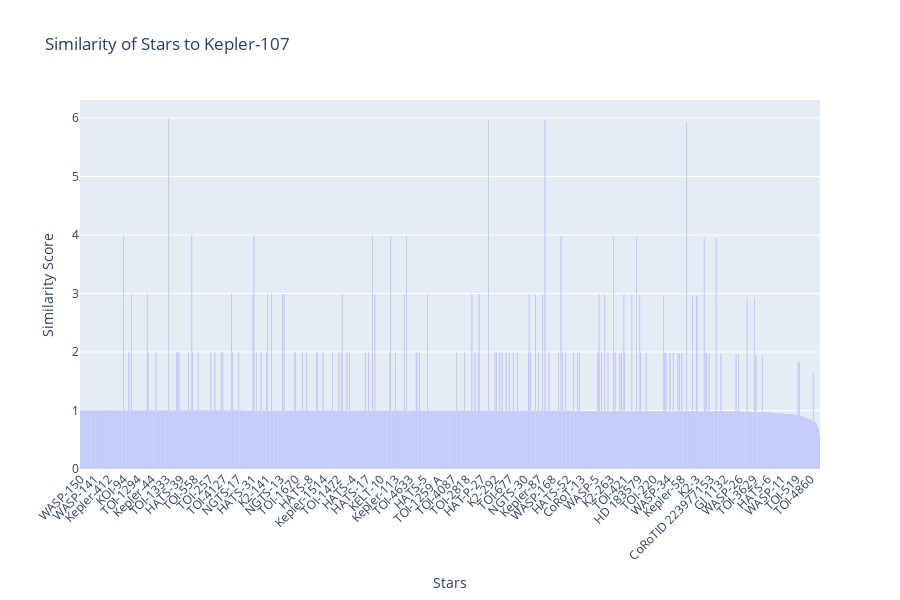

Source (notebook cell):
### Code cell
from machine_analysis.rank_stars import load_and_normalize_dataset, rank_by_similarity, plot_similarity_ranking

selected_star = "Kepler-107"  # Change this to any star in dataset
# Rank and plot stars by similarity to the selected star
X_normalized, df = load_and_normalize_dataset(file_path="machine_analysis/Resources/part-00000-3d57ee90-8dc9-4f89-97e6-768aa0ffce3c-c000.csv", features=['Star_Temperature_K', 'Star_Radius_Solar', 'Star_Mass_Solar'])
rankings = rank_by_similarity(X_normalized, selected_star, df)
plot_similarity_ranking(rankings, selected_star)

### Figure 1 — Plotly figure (JSON) as saved in the notebook; plotly's stock layout.template omitted (floating-point values rounded to 4 significant figures; data arrays with more than 128 entries replaced by an {"elided": "..."} marker saying what was removed)
{"data": [{"hoverinfo": "text+x", "hovertext": {"elided": "1126 str values"}, "text": {"elided": "1126 float values"}, "textposition": "auto", "type": "bar", "x": {"elided": "1126 str values"}, "y": {"elided": "1126 float values"}}], "layout": {"height": 600, "title": {"text": "Similarity of Stars to Kepler-107"}, "xaxis": {"tickangle": -45, "title": {"text": "Stars"}}, "yaxis": {"title": {"text": "Similarity Score"}}}}
